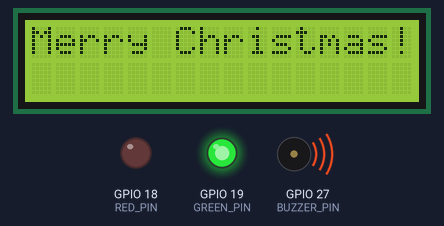
This sketch was run on a simulated ESP32. Shown: 16×2 character LCD, output pins drawn as LEDs (lit = HIGH), buzzer (waves = sounding).

Above: at 0.1 s.
At 2.7 s:
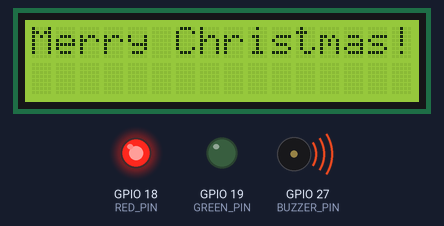
At 5.23 s:
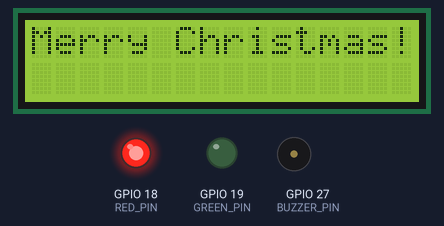
Timing chart, 0 to 130.0 s (numbered marks = the images above):
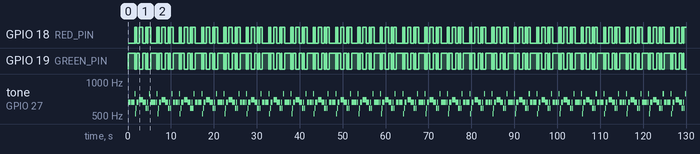

The sketch:

kurisumasu.ino
```cpp
#include "pitches.h"
#include <LiquidCrystal_I2C.h>

#define BUZZER_PIN 27
#define GREEN_PIN 19
#define RED_PIN 18

int lcdColumns = 16;
int lcdRows = 2;

LiquidCrystal_I2C lcd(0x27, lcdColumns, lcdRows);

int melody[] = {
  NOTE_E5, NOTE_E5, NOTE_E5,
  NOTE_E5, NOTE_E5, NOTE_E5,
  NOTE_E5, NOTE_G5, NOTE_C5, NOTE_D5,
  NOTE_E5,
  NOTE_F5, NOTE_F5, NOTE_F5, NOTE_F5,
  NOTE_F5, NOTE_E5, NOTE_E5, NOTE_E5, NOTE_E5,
  NOTE_E5, NOTE_D5, NOTE_D5, NOTE_E5,
  NOTE_D5, NOTE_G5
};

int durations[] = {
  8, 8, 4,
  8, 8, 4,
  8, 8, 8, 8,
  2,
  8, 8, 8, 8,
  8, 8, 8, 16, 16,
  8, 8, 8, 8,
  4, 4
};

void setup()
{
  pinMode(BUZZER_PIN, OUTPUT);
  pinMode(GREEN_PIN, OUTPUT);
  pinMode(RED_PIN, OUTPUT);

    lcd.init();

  lcd.backlight();
}

void loop()
{
   lcd.setCursor(0, 0);
  lcd.print("Merry Christmas!");
  int size = sizeof(durations) / sizeof(int);

  for (int note = 0; note < size; note++) {
    //to calculate the note duration, take one second divided by the note type.
    //e.g. quarter note = 1000 / 4, eighth note = 1000/8, etc.
    int duration = 1000 / durations[note];

        if (melody[note] == NOTE_C5 || melody[note] == NOTE_E5) { // example: green for certain notes
      digitalWrite(GREEN_PIN, HIGH);
      digitalWrite(RED_PIN, LOW);
    } else { // red for other notes
      digitalWrite(RED_PIN, HIGH);
      digitalWrite(GREEN_PIN, LOW);
    }
    tone(BUZZER_PIN, melody[note], duration);

    //to distinguish the notes, set a minimum time between them.
    //the note's duration + 30% seems to work well:
    int pauseBetweenNotes = duration * 1.30;
    delay(pauseBetweenNotes);

    //stop the tone playing:
    noTone(BUZZER_PIN);
  }
}


// #include "pitches.h"

// #define BUZZER_PIN 27


// int melody[] = {
//   NOTE_E4, NOTE_G4, NOTE_A4, NOTE_A4, REST,
//   NOTE_A4, NOTE_B4, NOTE_C5, NOTE_C5, REST,
//   NOTE_C5, NOTE_D5, NOTE_B4, NOTE_B4, REST,
//   NOTE_A4, NOTE_G4, NOTE_A4, REST,

//   NOTE_E4, NOTE_G4, NOTE_A4, NOTE_A4, REST,
//   NOTE_A4, NOTE_B4, NOTE_C5, NOTE_C5, REST,
//   NOTE_C5, NOTE_D5, NOTE_B4, NOTE_B4, REST,
//   NOTE_A4, NOTE_G4, NOTE_A4, REST,

//   NOTE_E4, NOTE_G4, NOTE_A4, NOTE_A4, REST,
//   NOTE_A4, NOTE_C5, NOTE_D5, NOTE_D5, REST,
//   NOTE_D5, NOTE_E5, NOTE_F5, NOTE_F5, REST,
//   NOTE_E5, NOTE_D5, NOTE_E5, NOTE_A4, REST,

//   NOTE_A4, NOTE_B4, NOTE_C5, NOTE_C5, REST,
//   NOTE_D5, NOTE_E5, NOTE_A4, REST,
//   NOTE_A4, NOTE_C5, NOTE_B4, NOTE_B4, REST,
//   NOTE_C5, NOTE_A4, NOTE_B4, REST,

//   NOTE_A4, NOTE_A4,
//   //Repeat of first part
//   NOTE_A4, NOTE_B4, NOTE_C5, NOTE_C5, REST,
//   NOTE_C5, NOTE_D5, NOTE_B4, NOTE_B4, REST,
//   NOTE_A4, NOTE_G4, NOTE_A4, REST,

//   NOTE_E4, NOTE_G4, NOTE_A4, NOTE_A4, REST,
//   NOTE_A4, NOTE_B4, NOTE_C5, NOTE_C5, REST,
//   NOTE_C5, NOTE_D5, NOTE_B4, NOTE_B4, REST,
//   NOTE_A4, NOTE_G4, NOTE_A4, REST,

//   NOTE_E4, NOTE_G4, NOTE_A4, NOTE_A4, REST,
//   NOTE_A4, NOTE_C5, NOTE_D5, NOTE_D5, REST,
//   NOTE_D5, NOTE_E5, NOTE_F5, NOTE_F5, REST,
//   NOTE_E5, NOTE_D5, NOTE_E5, NOTE_A4, REST,

//   NOTE_A4, NOTE_B4, NOTE_C5, NOTE_C5, REST,
//   NOTE_D5, NOTE_E5, NOTE_A4, REST,
//   NOTE_A4, NOTE_C5, NOTE_B4, NOTE_B4, REST,
//   NOTE_C5, NOTE_A4, NOTE_B4, REST,
//   //End of Repeat

//   NOTE_E5, REST, REST, NOTE_F5, REST, REST,
//   NOTE_E5, NOTE_E5, REST, NOTE_G5, REST, NOTE_E5, NOTE_D5, REST, REST,
//   NOTE_D5, REST, REST, NOTE_C5, REST, REST,
//   NOTE_B4, NOTE_C5, REST, NOTE_B4, REST, NOTE_A4,

//   NOTE_E5, REST, REST, NOTE_F5, REST, REST,
//   NOTE_E5, NOTE_E5, REST, NOTE_G5, REST, NOTE_E5, NOTE_D5, REST, REST,
//   NOTE_D5, REST, REST, NOTE_C5, REST, REST,
//   NOTE_B4, NOTE_C5, REST, NOTE_B4, REST, NOTE_A4
// };

// int durations[] = {
//   8, 8, 4, 8, 8,
//   8, 8, 4, 8, 8,
//   8, 8, 4, 8, 8,
//   8, 8, 4, 8,

//   8, 8, 4, 8, 8,
//   8, 8, 4, 8, 8,
//   8, 8, 4, 8, 8,
//   8, 8, 4, 8,

//   8, 8, 4, 8, 8,
//   8, 8, 4, 8, 8,
//   8, 8, 4, 8, 8,
//   8, 8, 8, 4, 8,

//   8, 8, 4, 8, 8,
//   4, 8, 4, 8,
//   8, 8, 4, 8, 8,
//   8, 8, 4, 4,

//   4, 8,
//   //Repeat of First Part
//   8, 8, 4, 8, 8,
//   8, 8, 4, 8, 8,
//   8, 8, 4, 8,

//   8, 8, 4, 8, 8,
//   8, 8, 4, 8, 8,
//   8, 8, 4, 8, 8,
//   8, 8, 4, 8,

//   8, 8, 4, 8, 8,
//   8, 8, 4, 8, 8,
//   8, 8, 4, 8, 8,
//   8, 8, 8, 4, 8,

//   8, 8, 4, 8, 8,
//   4, 8, 4, 8,
//   8, 8, 4, 8, 8,
//   8, 8, 4, 4,
//   //End of Repeat

//   4, 8, 4, 4, 8, 4,
//   8, 8, 8, 8, 8, 8, 8, 8, 4,
//   4, 8, 4, 4, 8, 4,
//   8, 8, 8, 8, 8, 2,

//   4, 8, 4, 4, 8, 4,
//   8, 8, 8, 8, 8, 8, 8, 8, 4,
//   4, 8, 4, 4, 8, 4,
//   8, 8, 8, 8, 8, 2
// };

// void setup()
// {
//   pinMode(BUZZER_PIN, OUTPUT);
// }

// void loop()
// {
//   int size = sizeof(durations) / sizeof(int);

//   for (int note = 0; note < size; note++) {
//     //to calculate the note duration, take one second divided by the note type.
//     //e.g. quarter note = 1000 / 4, eighth note = 1000/8, etc.
//     int duration = 1000 / durations[note];
//     tone(BUZZER_PIN, melody[note], duration);

//     //to distinguish the notes, set a minimum time between them.
//     //the note's duration + 30% seems to work well:
//     int pauseBetweenNotes = duration * 1.30;
//     delay(pauseBetweenNotes);

//     //stop the tone playing:
//     noTone(BUZZER_PIN);
//   }
// }
```

Measured:
- by itself, GPIO 18 (RED_PIN): repeats every 5.2 s: LOW 0.16 s, HIGH 0.16 s, LOW 0.65 s, HIGH 0.81 s, LOW 0.65 s, HIGH 0.32 s, LOW 0.16 s, HIGH 0.67 s, LOW 1.5 s, HIGH 0.16 s
- by itself, GPIO 19 (GREEN_PIN): repeats every 5.2 s: LOW 0.16 s, HIGH 0.16 s, LOW 0.16 s, HIGH 0.65 s, LOW 0.81 s, HIGH 0.65 s, LOW 0.32 s, HIGH 0.16 s, LOW 0.67 s, HIGH 1.5 s
